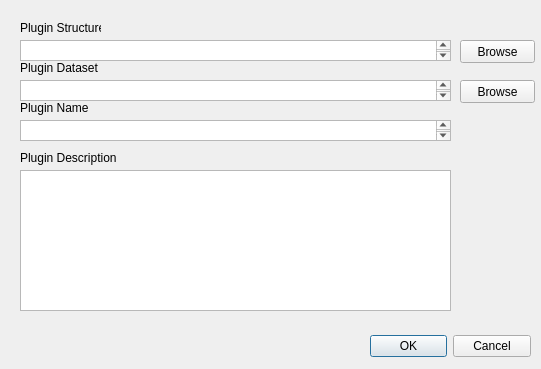
<?xml version="1.0" encoding="UTF-8"?>
<ui version="4.0">
 <class>newPlugin</class>
 <widget class="QDialog" name="newPlugin">
  <property name="geometry">
   <rect>
    <x>0</x>
    <y>0</y>
    <width>541</width>
    <height>369</height>
   </rect>
  </property>
  <property name="windowTitle">
   <string>Create New Plugin</string>
  </property>
  <widget class="QDialogButtonBox" name="buttonBox">
   <property name="geometry">
    <rect>
     <x>370</x>
     <y>330</y>
     <width>161</width>
     <height>32</height>
    </rect>
   </property>
   <property name="orientation">
    <enum>Qt::Horizontal</enum>
   </property>
   <property name="standardButtons">
    <set>QDialogButtonBox::Cancel|QDialogButtonBox::Ok</set>
   </property>
  </widget>
  <widget class="QLabel" name="projectNameLabel">
   <property name="geometry">
    <rect>
     <x>20</x>
     <y>100</y>
     <width>81</width>
     <height>16</height>
    </rect>
   </property>
   <property name="text">
    <string>Plugin Name</string>
   </property>
  </widget>
  <widget class="QTextEdit" name="pluginNameEdit">
   <property name="geometry">
    <rect>
     <x>20</x>
     <y>120</y>
     <width>431</width>
     <height>21</height>
    </rect>
   </property>
  </widget>
  <widget class="QLabel" name="pluginDescriptionLabel">
   <property name="geometry">
    <rect>
     <x>20</x>
     <y>150</y>
     <width>131</width>
     <height>16</height>
    </rect>
   </property>
   <property name="text">
    <string>Plugin Description</string>
   </property>
  </widget>
  <widget class="QTextEdit" name="pluginDescriptionEdit">
   <property name="geometry">
    <rect>
     <x>20</x>
     <y>170</y>
     <width>431</width>
     <height>141</height>
    </rect>
   </property>
  </widget>
  <widget class="QLabel" name="pluginStructlabel">
   <property name="geometry">
    <rect>
     <x>20</x>
     <y>20</y>
     <width>81</width>
     <height>16</height>
    </rect>
   </property>
   <property name="text">
    <string>Plugin Structure</string>
   </property>
  </widget>
  <widget class="QLabel" name="pluginDatasetLabel">
   <property name="geometry">
    <rect>
     <x>20</x>
     <y>60</y>
     <width>81</width>
     <height>16</height>
    </rect>
   </property>
   <property name="text">
    <string>Plugin Dataset</string>
   </property>
  </widget>
  <widget class="QPushButton" name="browseStructWindow">
   <property name="geometry">
    <rect>
     <x>460</x>
     <y>40</y>
     <width>75</width>
     <height>23</height>
    </rect>
   </property>
   <property name="text">
    <string>Browse</string>
   </property>
  </widget>
  <widget class="QPushButton" name="brosweDSWindow">
   <property name="geometry">
    <rect>
     <x>460</x>
     <y>80</y>
     <width>75</width>
     <height>23</height>
    </rect>
   </property>
   <property name="text">
    <string>Browse</string>
   </property>
  </widget>
  <widget class="QTextBrowser" name="structureFieldWindow">
   <property name="geometry">
    <rect>
     <x>20</x>
     <y>40</y>
     <width>431</width>
     <height>21</height>
    </rect>
   </property>
  </widget>
  <widget class="QTextBrowser" name="datasetFieldWindow">
   <property name="geometry">
    <rect>
     <x>20</x>
     <y>80</y>
     <width>431</width>
     <height>21</height>
    </rect>
   </property>
  </widget>
 </widget>
 <resources/>
 <connections>
  <connection>
   <sender>buttonBox</sender>
   <signal>accepted()</signal>
   <receiver>newPlugin</receiver>
   <slot>accept()</slot>
   <hints>
    <hint type="sourcelabel">
     <x>248</x>
     <y>254</y>
    </hint>
    <hint type="destinationlabel">
     <x>157</x>
     <y>274</y>
    </hint>
   </hints>
  </connection>
  <connection>
   <sender>buttonBox</sender>
   <signal>rejected()</signal>
   <receiver>newPlugin</receiver>
   <slot>reject()</slot>
   <hints>
    <hint type="sourcelabel">
     <x>316</x>
     <y>260</y>
    </hint>
    <hint type="destinationlabel">
     <x>286</x>
     <y>274</y>
    </hint>
   </hints>
  </connection>
 </connections>
</ui>
